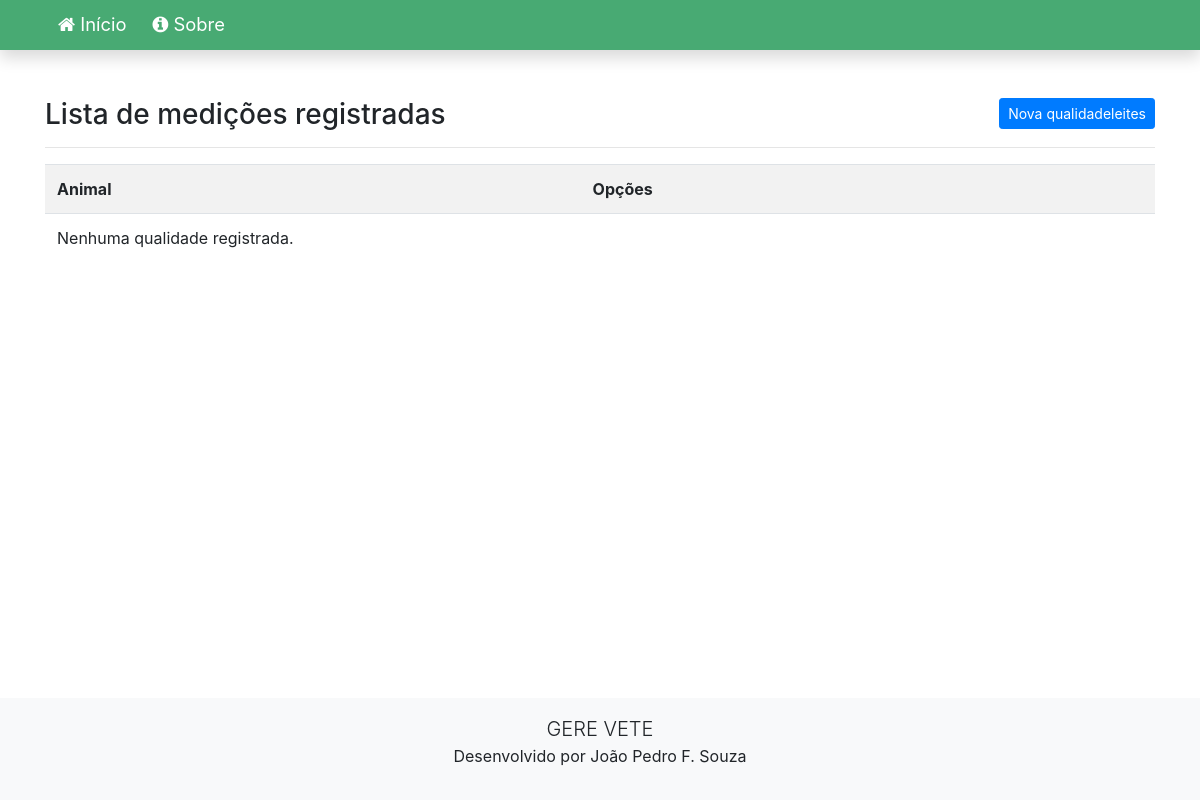
Page /listar/qualidadeleites/ on the earlier database version.
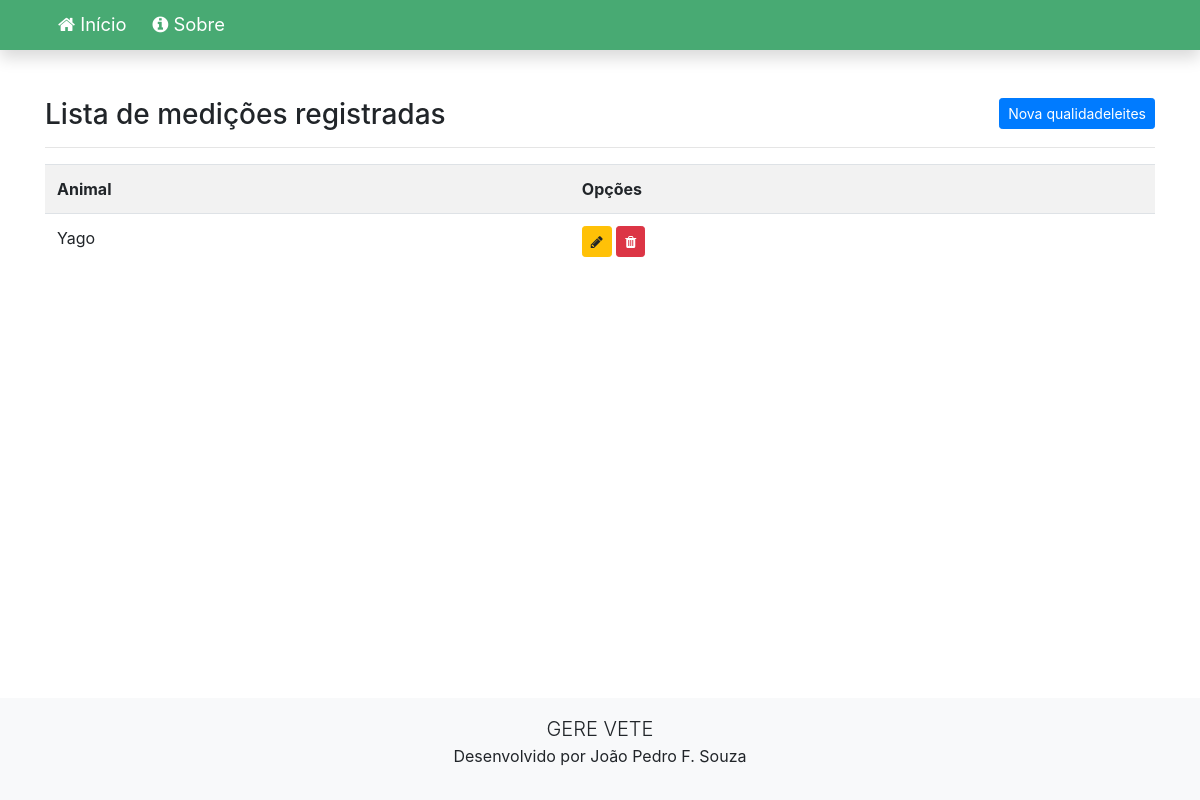
Same page on the later database version.
### cadastros/models.py (models this page shows, shortened)
class QualidadeLeite(models.Model):
    nt = models.IntegerField(verbose_name='Número de Lactação')
    dias = models.IntegerField()
    estado = models.CharField(max_length=100)
    kgLeite = models.FloatField(verbose_name='Kg de Leite')
    porcentagemGordura = models.FloatField(verbose_name='Porcentagem de Gordura')
    porcentagemProteinas = models.FloatField(verbose_name='Porcentagem de Proteínas')
    lactose = models.FloatField()
    gp = models.FloatField(verbose_name='GP')
    ccs = models.FloatField(verbose_name='CCS')
    ureia = models.FloatField()
    cetose = models.FloatField()
    pps = models.FloatField(verbose_name='PPS')
    animal = models.ForeignKey(Animal, on_delete=models.CASCADE)
    diaRetirado = models.DateField(verbose_name='Dia Retirado')

class Animal(models.Model):
    nome = models.CharField(max_length=100)
    lote = models.CharField(max_length=100)
    nomePai = models.CharField(max_length=100)
    numeroPai = models.CharField(max_length=100)
    nomeMae = models.CharField(max_length=100)
    numeroMae = models.CharField(max_length=100)
    motivoBaixa = models.CharField(max_length=100)
    partosNaoLancados = models.IntegerField()
    dataNascimento = models.DateField()
    dataBaixa = models.DateField()
    fazenda = models.ForeignKey(Fazenda, on_delete=models.CASCADE)

### cadastros/views.py (the view)
# urls.py: path('listar/qualidadeleites/', QualidadeLeiteList.as_view(), name='qualidadeleite-list'),
class QualidadeLeiteList(ListView):
    model = QualidadeLeite
    template_name = 'cadastros/listas/qualidadeleite.html'

### cadastros/templates/cadastros/listas/qualidadeleite.html
{% extends 'paginas/modelo-blue-deep.html' %}
{% load static %}
{% block conteudo %}
<h3>
    Lista de medições registradas
    <a href="{% url 'qualidadeleite-create' %}" class="btn btn-primary btn-sm float-right">Nova qualidadeleites</a>
</h3>
<hr>
<div class="table-responsive">
    <table class="table table-striped">
        <tr>
            <th>Animal</th>
            <th>Opções</th>
        </tr>
        {% for qualidadeleites in object_list %}
        <tr>
            <td>{{ qualidadeleites.animal.nome}}</td>
            <td>
                <a href="{% url 'qualidadeleite-update' qualidadeleites.pk %}" class="btn btn-warning btn-sm" title="Editar">
                    <i class="fa fa-pencil" aria-hidden="true"></i>
                </a>
                <a href="{% url 'qualidadeleite-delete' qualidadeleites.pk %}" class="btn btn-danger btn-sm" title="Excluir">
                    <i class="fa fa-trash" aria-hidden="true"></i>
                </a>
            </td>
        </tr>
        {% empty %}
        <tr>
            <td colspan="3">Nenhuma qualidade registrada.</td>
        </tr>
        {% endfor %}
    </table>
</div>
{% endblock %}

Differences in the rows shown:
added QualidadeLeite: animal.nome "Yago"
Other differences:
text no longer shown: "Nenhuma qualidade registrada."
